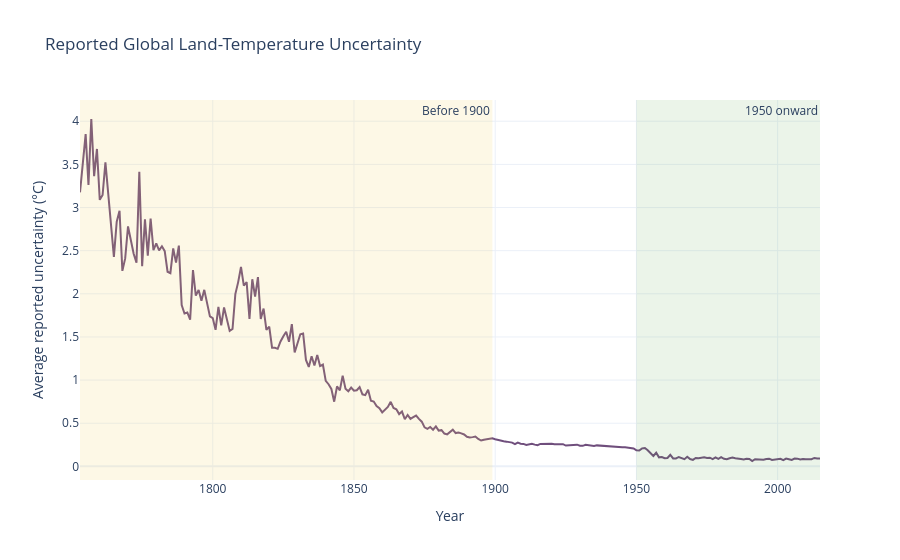

Source (notebook cell):
### Code cell
h2_line_figure = px.line(
    global_land_annual,
    x="year",
    y="land_average_uncertainty_c",
    title="Reported Global Land-Temperature Uncertainty",
    labels={
        "year": "Year",
        "land_average_uncertainty_c":
            "Average reported uncertainty (°C)",
    },
    template="plotly_white",
)

h2_line_figure.update_traces(
    line_color="#6F4E7C",
    hovertemplate=(
        "Year: %{x}<br>"
        "Average uncertainty: %{y:.3f} °C"
        "<extra></extra>"
    ),
)

h2_line_figure.add_vrect(
    x0=1753,
    x1=1899,
    fillcolor="#F2CF5B",
    opacity=0.15,
    line_width=0,
    annotation_text="Before 1900",
)

h2_line_figure.add_vrect(
    x0=1950,
    x1=2015,
    fillcolor="#59A14F",
    opacity=0.12,
    line_width=0,
    annotation_text="1950 onward",
)

h2_line_figure.show()

### Figure 1 — Plotly figure (JSON) as saved in the notebook; plotly's stock layout.template omitted (floating-point values rounded to 4 significant figures; data arrays with more than 128 entries replaced by an {"elided": "..."} marker saying what was removed)
{"data": [{"hovertemplate": "Year: %{x}<br>Average uncertainty: %{y:.3f} °C<extra></extra>", "legendgroup": "", "line": {"color": "#6F4E7C", "dash": "solid"}, "marker": {"symbol": "circle"}, "mode": "lines", "name": "", "orientation": "v", "showlegend": false, "type": "scatter", "x": {"elided": "263 int values"}, "xaxis": "x", "y": {"elided": "263 float values"}, "yaxis": "y"}], "layout": {"annotations": [{"showarrow": false, "text": "Before 1900", "x": 1899, "xanchor": "right", "xref": "x", "y": 1, "yanchor": "top", "yref": "y domain"}, {"showarrow": false, "text": "1950 onward", "x": 2015, "xanchor": "right", "xref": "x", "y": 1, "yanchor": "top", "yref": "y domain"}], "legend": {"tracegroupgap": 0}, "shapes": [{"fillcolor": "#F2CF5B", "line": {"width": 0}, "opacity": 0.15, "type": "rect", "x0": 1753, "x1": 1899, "xref": "x", "y0": 0, "y1": 1, "yref": "y domain"}, {"fillcolor": "#59A14F", "line": {"width": 0}, "opacity": 0.12, "type": "rect", "x0": 1950, "x1": 2015, "xref": "x", "y0": 0, "y1": 1, "yref": "y domain"}], "title": {"text": "Reported Global Land-Temperature Uncertainty"}, "xaxis": {"anchor": "y", "domain": [0, 1], "title": {"text": "Year"}}, "yaxis": {"anchor": "x", "domain": [0, 1], "title": {"text": "Average reported uncertainty (°C)"}}}}
